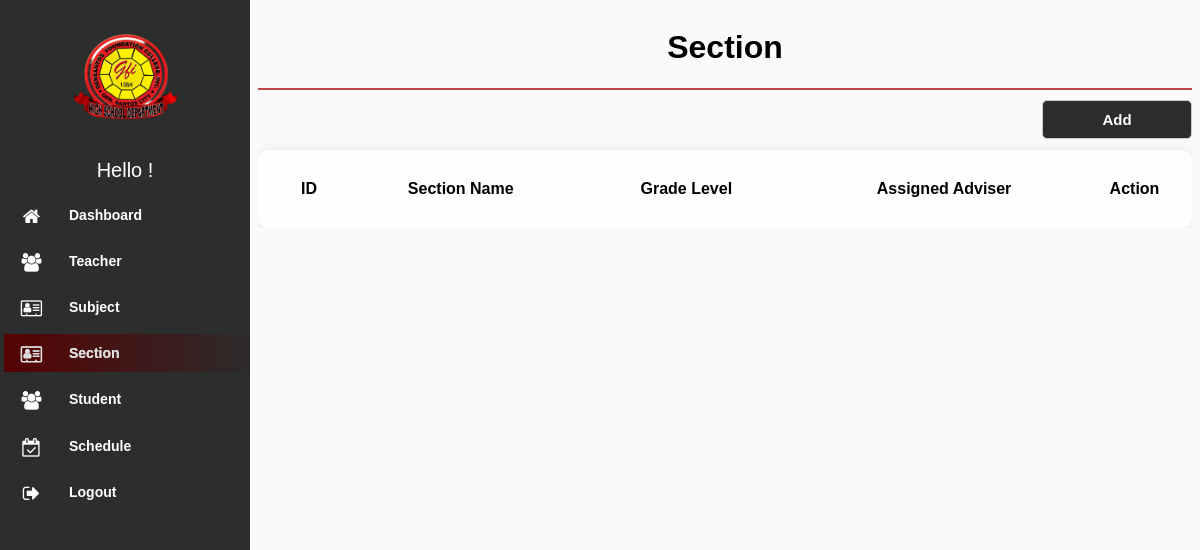
Page /modules/section/index.php (signed in) on the earlier database version.
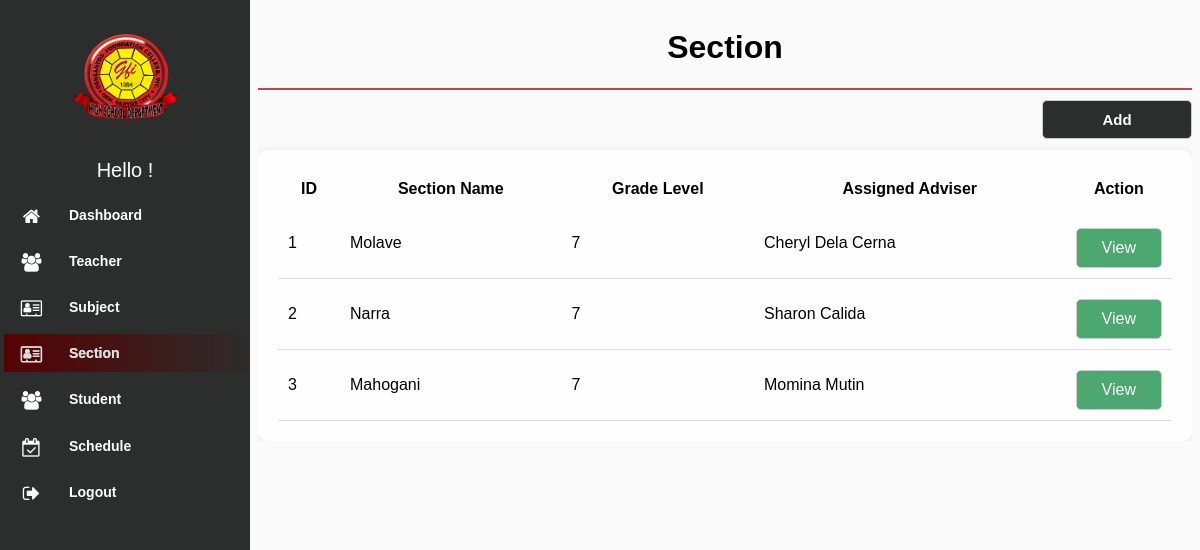
Same page on the later database version.
### tables this page shows
CREATE TABLE `section` (
  `id` int(100) NOT NULL,
  `name` varchar(100) NOT NULL,
  `grade_level` int(5) NOT NULL,
  `teacher_id` varchar(100) NOT NULL,
  `del_status` varchar(100) NOT NULL
);

### modules/section/index.php (the view, shortened to what this page needs)
<!DOCTYPE html>
<html lang="en">
<head>
    <link rel="stylesheet" type="text/css" href="../../assets/css/font-awesome-4.7.0/css/menu.css">
    <link rel="stylesheet" type="text/css" href="../../assets/css/font-awesome-4.7.0/css/style.css">
    <link rel="stylesheet" type="text/css" href="../../assets/css/font-awesome-4.7.0/css/font-awesome.min.css" rel="stylesheet">
    <link rel="stylesheet" href="../../assets/css/jquery.dataTables.min.css">
</head>
<body>
    <?php
    $page = 'Section';
    include "../../navbar.php";
    include "../../db_conn.php";
    ?>
    <div class="content">
        <div class="header">
            <h1><?php if ($page) {echo $page;} ?></h1>
        </div>
        <div class="search-box">
            <a href="./add.php"><button>Add</button></a>
        </div>
        <div class="table_wrap">
            <table id="example" class="data list">
                <thead>
                    <th style="width: 60px;">ID</th>
                    <th>Section Name</th>
                    <th>Grade Level</th>
                    <th>Assigned Adviser</th>
                    <th style="width: 55px;">Action</th>
                </thead>
                <?php
                $squery = mysqli_query($conn, "
                    SELECT s.*, CONCAT(t.first_name, ' ', t.last_name) AS teacher_name
                    FROM section s
                    LEFT JOIN teacher t ON s.teacher_id = t.id
                    WHERE s.del_status != 'deleted'
                    ORDER BY s.grade_level ;
                ");
                while ($row = mysqli_fetch_array($squery)) {
                ?>
                <tr class="table-row">
                    <td><?php echo $row['id']; ?></td>
                    <td><?php echo $row['name']; ?></td>
                    <td><?php echo $row['grade_level']; ?></td>
                    <td><?php echo $row['teacher_name']; ?></td>
                    <td>
                        <a class="view" href="edit.php?id=<?php echo $row['id']; ?>">View</a>
                    </td>
                </tr>
                <?php } ?>
            </table>
        </div>
    </div>
</body>
</html>

Differences in the rows shown:
added section: id "1", name "Molave", grade_level "7", teacher_name "Cheryl Dela Cerna"
added section: id "2", name "Narra", grade_level "7", teacher_name "Sharon Calida"
added section: id "3", name "Mahogani", grade_level "7", teacher_name "Momina Mutin"
